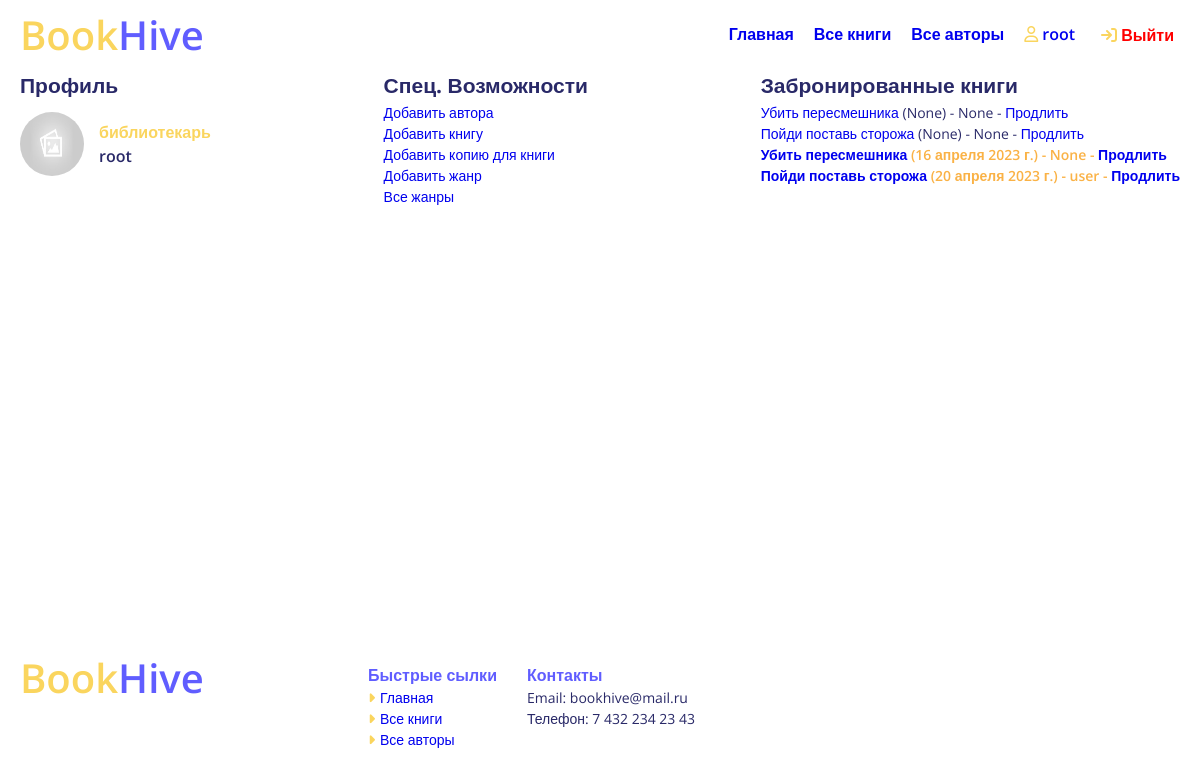
The page /accounts/profile/ (signed in) on the database as committed earlier.
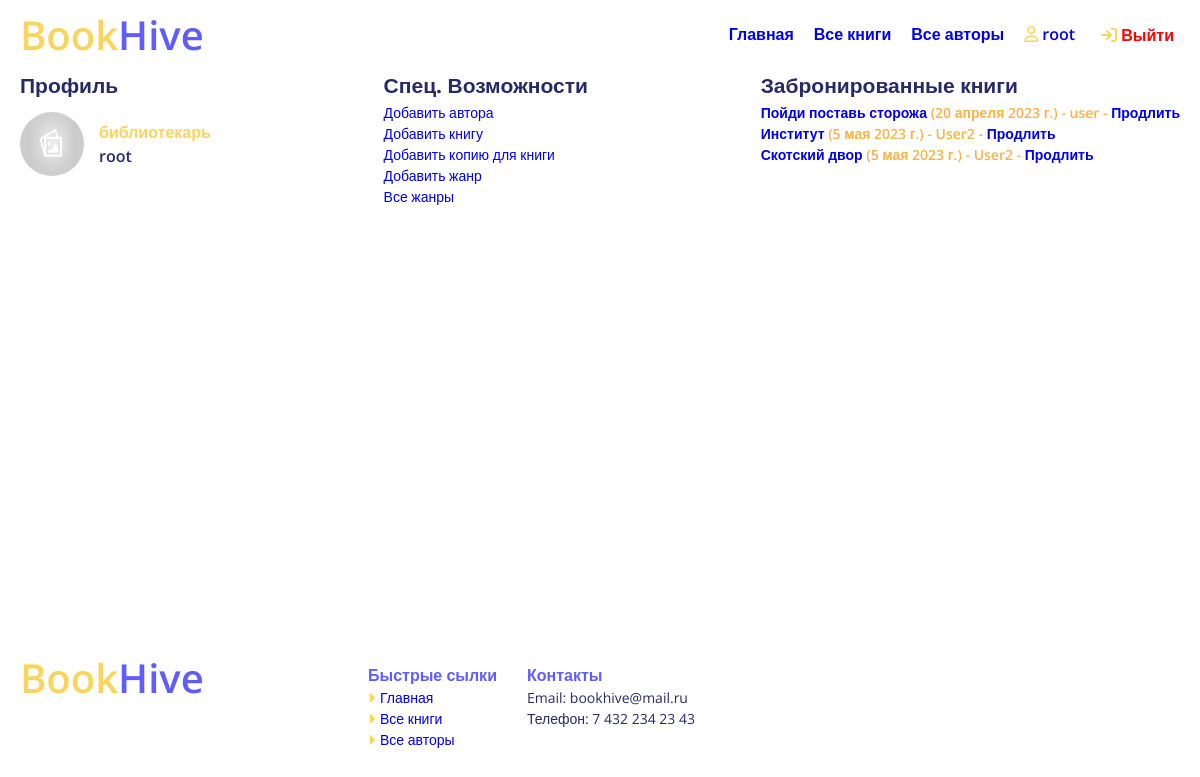
The same page on the database as committed later.
### catalog/models.py (models this page shows, shortened)
class BookInstance(models.Model):
    id = models.UUIDField(primary_key=True, default=uuid.uuid4, help_text="Уникальный идентификатор для данной книги в библиотеке")
    book = models.ForeignKey('Book', on_delete=models.SET_NULL, null=True)
    imprint = models.CharField(max_length=200)
    due_back = models.DateField(null=True, blank=True, help_text="Дата возврата")
    borrower = models.ForeignKey(User, on_delete=models.SET_NULL, null=True, blank=True)
    LOAN_STATUS = (
        ('m', 'Обслуживание'),
        ('o', 'Выдана'),
        ('a', 'Доступна'),
        ('r', 'Зарезервирована'),
    )
    status = models.CharField(max_length=1, choices=LOAN_STATUS, blank=True, default='m', help_text='Доступность книги')
    class Meta:
        ordering = ["due_back"]
        permissions = (("can_mark_returned", "Установка статуса 'Возвращена'"),)
    @property
    def is_overdue(self):
        if self.due_back and date.today() > self.due_back:
            return True
        return False

class Book(models.Model):
    image = models.ImageField(null=True, blank=True,default='default.jpg', upload_to='Books')
    title = models.CharField(max_length=200)
    author = models.ForeignKey('Author', on_delete=models.SET_NULL, null=True)
    summary = models.TextField(max_length=1000, help_text="Введите краткое описание книги")
    isbn = models.CharField('ISBN',max_length=13, help_text='13-значный номер <a href="https://www.isbn-international.org/content/what-isbn">ISBN</a>')
    genre = models.ManyToManyField(Genre, help_text="Выберите жанры для этой книги")
    def display_genre(self):
        """
        Создает строку для жанра. Необходимо для отображения жанра в админке.
        """
        return ', '.join([ genre.name for genre in self.genre.all()[:3] ])
    display_genre.short_description = 'Жанр'

### catalog/views.py (the view)
# urls.py: path('accounts/profile/', views.ProfileView.as_view(), name='profile'),
class ProfileView(LoginRequiredMixin, generic.ListView):
    model = BookInstance
    template_name ='catalog/profile.html'
    def get_queryset(self):
        if self.request.user.groups.filter(name='Библиотекари').exists():
            return BookInstance.objects.filter(status__exact='o').order_by('due_back')
        else:
            return BookInstance.objects.filter(borrower=self.request.user).filter(status__exact='o').order_by('due_back')
    def get_context_data(self, **kwargs):
        context = super().get_context_data(**kwargs)
        context['is_librarian'] = self.request.user.groups.filter(name='Библиотекари').exists()
        return context

### catalog/templates/catalog/profile.html
{% extends "base_generic.html" %}
{% load static %}
{% block content %}
    <div class="account __container">
      <div class="profile">
          <h2>Профиль</h1>
            <div class="profile-header">
              <div class="profile__image">
                <img src="{% static 'img/default.jpg' %}" alt="">
              </div>
              <div class="profile-header__info">
                {% if is_librarian  %}
                  <p class="profile__status" style="color: #FAD55E;">библиотекарь</p>
                {% else %}
                  <p class="profile__status">пользователь</p>
                {% endif %}
                <p class="profile__name">{{ user.get_username }}</p>
              </div>
            </div>
            <div class="profile__dictation">
              <a class=" btn" href="#">Редактировать</a>
            </div>
      </div>
      {% if is_librarian  %}
        <div class="">
          <h2>Спец. Возможности</h1>
            <ul>
              <li><a href="{% url 'author_create' %}">Добавить автора</a></li>
              <li><a href="{% url 'book_create' %}">Добавить книгу</a></li>
              <li><a href="{% url 'book_instance_create' %}">Добавить копию для книги</a></li>
              <li><a href="{% url 'genre_create' %}">Добавить жанр</a></li>
              <li><a href="{% url 'genre_list' %}">Все жанры</a></li>
            </ul>
        </div>
      {% endif %}
      <div class="">
        <h2>Забронированные книги</h1>
          {% if bookinstance_list %}
          <ul>
            {% for bookinst in bookinstance_list %}
            {% if is_librarian  %}
                <li class="{% if bookinst.is_overdue %}text-danger{% endif %}">
                  <a href="{% url 'book-detail' bookinst.book.pk %}">{{bookinst.book.title}}</a> ({{ bookinst.due_back }}) - {{ bookinst.borrower }} - <a href="{% url 'renew-book-librarian' bookinst.id %}">Продлить</a>
            {% else %}
                <li class="{% if bookinst.is_overdue %}text-danger{% endif %}">
                  <a href="{% url 'book-detail' bookinst.book.pk %}">{{bookinst.book.title}}</a> ({{ bookinst.due_back }})
                </li>
            {% endif %}
            {% endfor %}
          </ul>
      </div>
    </div>
    {% else %}
      <p>У вас нет книг в прокате.</p>
    {% endif %}
{% endblock %}

### catalog/templates/base_generic.html (shortened to what this page needs)
<!DOCTYPE html>
<html lang="en">
<head>
  {% load static %}
  <link rel="stylesheet" href="{% static 'css/style.css' %}">
  <link rel="stylesheet" href="{% static 'css/catalog.css' %}">
</head>
<body>
    {% block header %}
    <header class="header">
      <div class="__container">
        <div class="header-body">
          <a href="{% url 'index' %}" class="header__logo logo">Book<span>Hive</span></a>
          <ul class="header__menu">
            <li><a href="{% url 'index' %}">Главная</a></li>
            <li><a href="{% url 'books' %}">Все книги</a></li>
            <li><a href="{% url 'authors' %}">Все авторы</a></li>
            {% if user.is_authenticated %}
                <li><a href="{% url 'profile' %}"><i class="fa-regular fa-user" style="color: #fad55e;"></i> {{ user.get_username }}</a></li>
                <li class="header__login">
                  <form method="post" action="{% url 'logout' %}" style="display: inline;">
                    <button  type="submit" style="border: none; background: none; cursor: pointer; font-weight: 600; color: red;">
                      <i class="fa-solid fa-arrow-right-to-bracket" style="color: #fad55e;"></i>
                       Выйти
                    </button>
                  </form>
              </li>
            {% else %}
                <li class="header__login"><a href="{% url 'login'%}?next={{request.path}}"><i class="fa-solid fa-arrow-right-to-bracket" style="color: #fad55e;"></i></i> Войти</a></li>
            {% endif %}
          </ul>
        </div>
      </div>
    </header>
    {% endblock %}
      <section class="page">
      {% block content %}{% endblock %}
      </section>
      <footer class="footer">
        <div class="__container">
          <div class="footer__body">
            <a href="{% url 'index' %}" class="footer__logo logo">Book<span>Hive</span></a>
          <div class="footer-info">
            <ul class="footer-list fast-link">
              <li>Быстрые сылки</li>
              <li><a href="{% url 'index' %}"><i class="fa-solid fa-caret-right" style="color: #fad55e;"></i>Главная</a></li>
              <li><a href="{% url 'books' %}"><i class="fa-solid fa-caret-right" style="color: #fad55e;"></i>Все книги</a></li>
              <li><a href="{% url 'authors' %}"><i class="fa-solid fa-caret-right" style="color: #fad55e;"></i>Все авторы</a></li>
            </ul>
            <ul class="footer-list contacts">
              <li>Контакты</li>
              <li>Email: bookhive@mail.ru</li>
              <li>Телефон: 7 432 234 23 43</li>
            </ul>
          </div>
          </div>
        </div>
      </footer>
</body>
</html>

### static/css/style.css (style rules this page uses)
*, *::before, *::after { box-sizing: border-box; }
ul, li { margin: 0; padding: 0; }
ul[class], ol[class] { padding: 0; }
body, h1, h2, h3, h4, p, ul[class], ol[class], li, figure, figcaption, blockquote, dl, dd { margin: 0; }
body { display: flex; flex-direction: column; min-height: 100vh; font-family: 'Open Sans', sans-serif; font-size: 14px; line-height: 22px; color: #292968; scroll-behavior: smooth; text-rendering: optimizeSpeed; line-height: 1.5; }
ul[class], ol[class] { list-style: none; }
li { list-style-type: none; }
a { text-decoration: none; }
a:not([class]) { text-decoration-skip-ink: auto; }
img { max-width: 100%; display: block; }
input, button, textarea, select { font: inherit; }
.__container { max-width: 1200px; padding: 0 20px; margin: 0 auto; }
.logo { font-size: 40px; font-weight: 600; color: #fad55e; text-align: center; line-height: 30px; }
.logo span { color: #605dff; }
.btn { display: inline-block !important; height: 38px; color: #fff !important; border-radius: 20px !important; border: none; font-weight: 600; cursor: pointer; padding: 8px 16px; }
.text-danger { font-weight: 600; color: #FAB246; }
.header { width: 100%; }
.header-body { display: flex; align-items: center; justify-content: space-between; padding: 20px 0; }
.header__menu { display: flex; gap: 20px; font-size: 16px; font-weight: 500; }
.header__menu a { font-size: 16px; font-weight: 600; }
.footer { margin-top: auto; padding: 50px 0; }
.footer__body { display: flex; }
.footer__logo { display: flex; justify-content: start; width: 30%; }
.footer-info { display: flex; gap: 30px; }
.footer-list li:first-child { color: #605dff; font-size: 16px; font-weight: 600; }
.footer-list a { display: flex; align-items: center; gap: 5px; }

### static/css/catalog.css (style rules this page uses)
.account { display: flex; justify-content: space-between; }
.profile { display: flex; flex-direction: column; gap: 10px; }
.profile-header { display: flex; align-items: center; gap: 15px; font-size: 16px; font-weight: 600; }
.profile__image { width: 64px; height: 64px; object-fit: cover; }
.profile__image img { width: 100%; height: 100%; border-radius: 50%; }
.profile__status { color: #605DFF; }
.profile__dictation { margin: 15px 0 0 0; }

Rows that differ between the two databases and show on the page:
removed BookInstance: book "Убить пересмешника", due_back "None", borrower "None"
removed BookInstance: book "Пойди поставь сторожа", due_back "None", borrower "None"
removed BookInstance: book "Убить пересмешника", due_back "16 апреля 2023 г.", borrower "None"
added BookInstance: book "Институт", due_back "5 мая 2023 г.", borrower "User2"
added BookInstance: book "Скотский двор", due_back "5 мая 2023 г.", borrower "User2"
